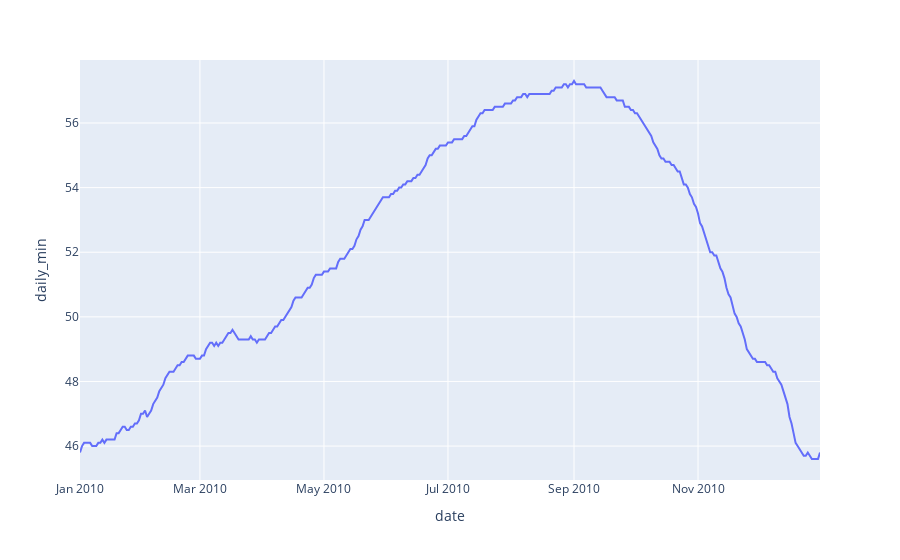

Notebook source saved alongside this figure:
### Markdown cell above
# Write the code necessary to visualize the minimum temperature over time.

### Code cell
fig = px.line(temp["daily_min"].dropna(),y="daily_min")
fig.show()

temp.head(10)

### Figure 1 — Plotly figure (JSON) as saved in the notebook; plotly's stock layout.template omitted (floating-point values rounded to 4 significant figures; data arrays with more than 128 entries replaced by an {"elided": "..."} marker saying what was removed)
{"data": [{"hovertemplate": "date=%{x}<br>daily_min=%{y}<extra></extra>", "legendgroup": "", "line": {"color": "#636efa", "dash": "solid"}, "marker": {"symbol": "circle"}, "mode": "lines", "name": "", "orientation": "v", "showlegend": false, "type": "scatter", "x": {"elided": "365 str values"}, "xaxis": "x", "y": {"elided": "365 float values"}, "yaxis": "y"}], "layout": {"legend": {"tracegroupgap": 0}, "margin": {"t": 60}, "xaxis": {"anchor": "y", "domain": [0, 1], "title": {"text": "date"}}, "yaxis": {"anchor": "x", "domain": [0, 1], "title": {"text": "daily_min"}}}}
